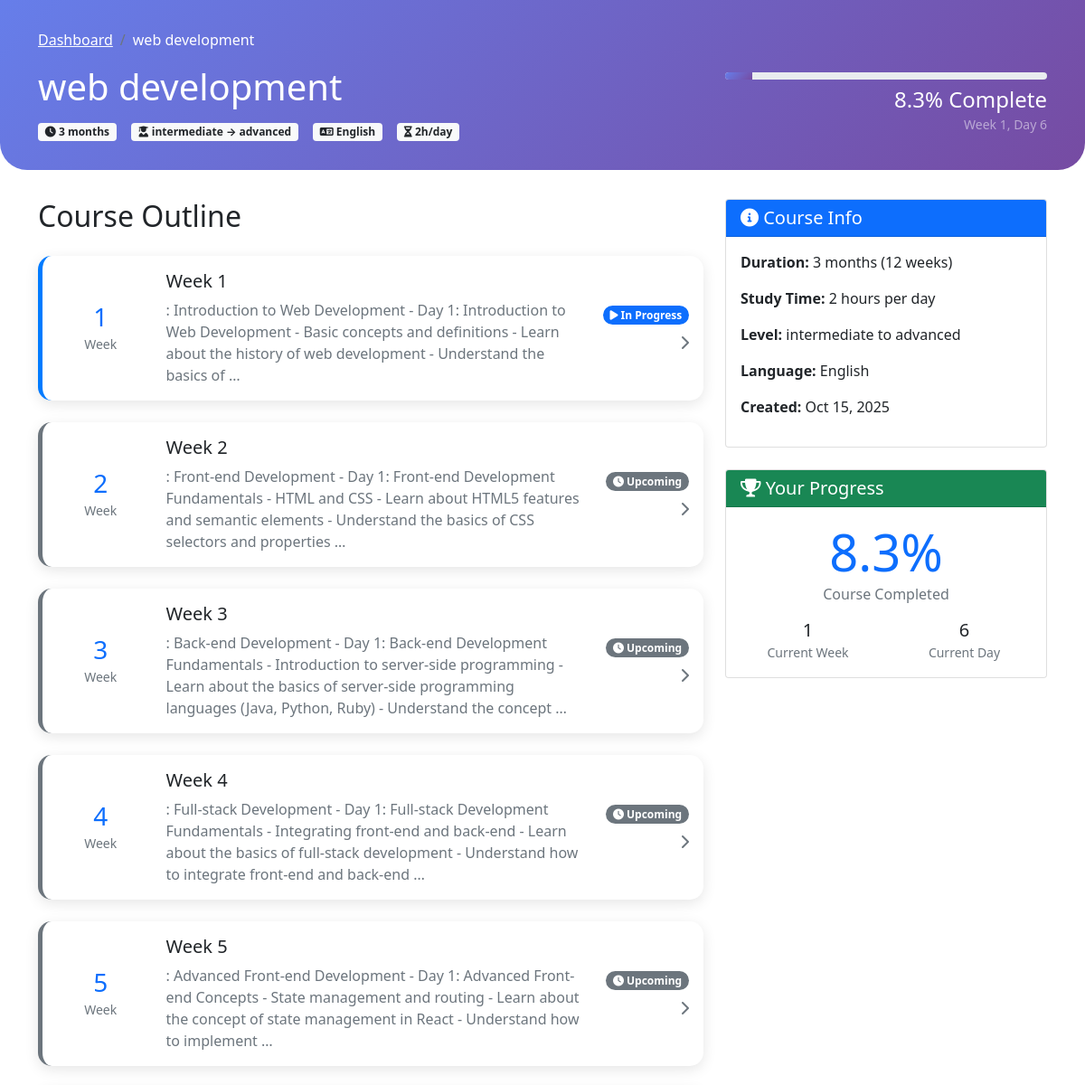
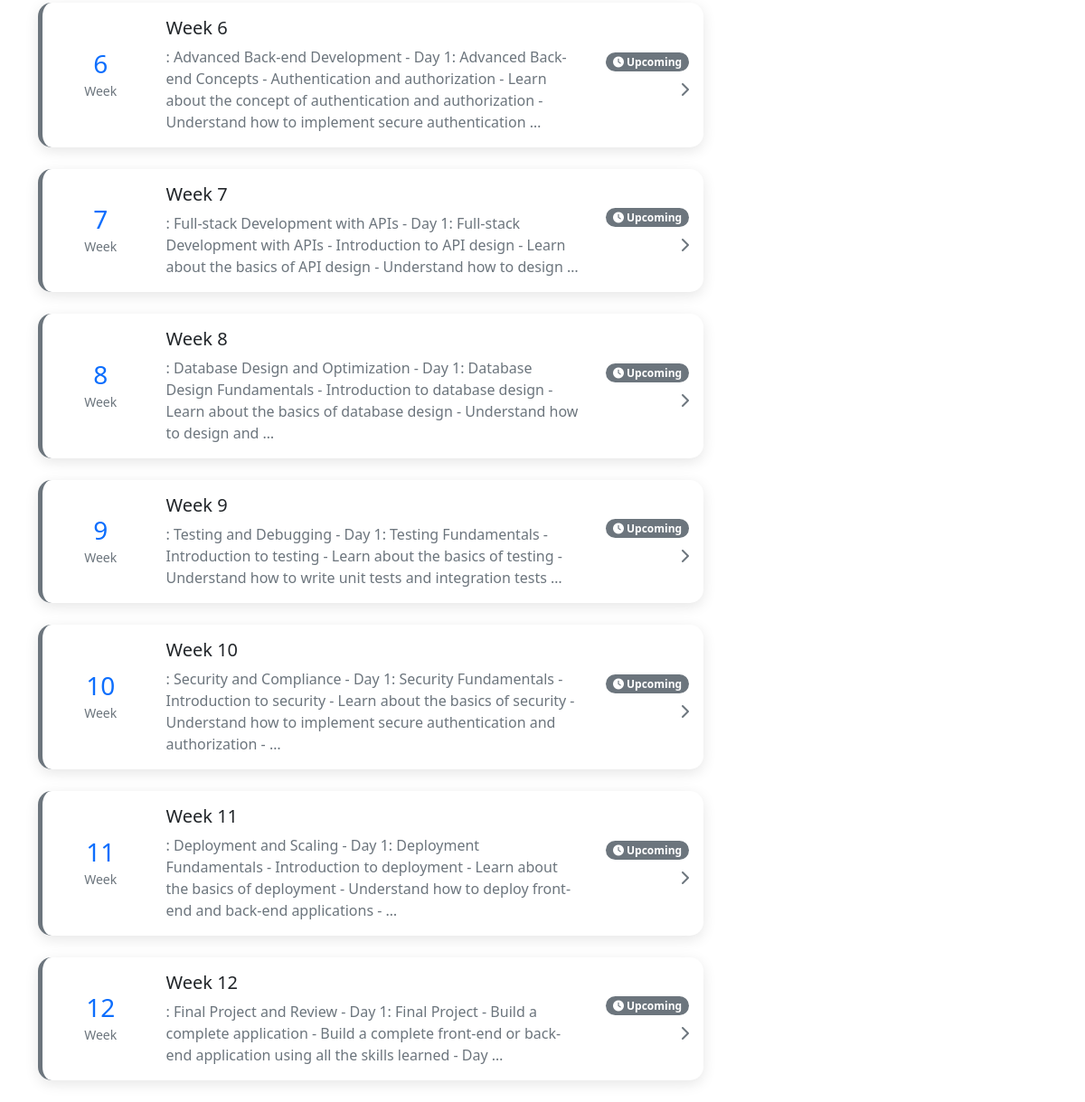
The app's page /course/7/ (signed in) with its own data (2 pictures, top to bottom).
### coursebuilder/models.py (models this page shows, shortened)
class Course(models.Model):
    title = models.CharField(max_length=200)
    description = models.TextField(blank=True)
    duration = models.IntegerField()  # in months
    hours_per_day = models.IntegerField(default=2)
    level_has = models.CharField(max_length=100)
    level_required = models.CharField(max_length=100)
    language = models.CharField(max_length=50)
    outline = models.TextField()  # generated outline
    created_at = models.DateTimeField(auto_now_add=True)

class UserProgress(models.Model):
    user = models.ForeignKey(User, on_delete=models.CASCADE)
    course = models.ForeignKey(Course, on_delete=models.CASCADE)
    current_week = models.IntegerField(default=1)
    current_day = models.IntegerField(default=1)
    completed_weeks = models.JSONField(default=list)
    completed_days = models.JSONField(default=list)
    completed_quizzes = models.JSONField(default=list)
    completed_assignments = models.JSONField(default=list)
    is_completed = models.BooleanField(default=False)
    enrolled_at = models.DateTimeField(auto_now_add=True)
    last_accessed = models.DateTimeField(auto_now=True)
    class Meta:
        unique_together = ['user', 'course']
    def get_progress_percentage(self):
        total_weeks = self.course.weeks.count()
        total_quizzes = sum(week.quizzes.count() for week in self.course.weeks.all())
        total_assignments = sum(week.assignments.count() for week in self.course.weeks.all())
        completed_count = len(self.completed_days) + len(self.completed_quizzes) + len(self.completed_assignments)
        total_items = (total_weeks * 6) + total_quizzes + total_assignments  # 6 days per week assumed
        if total_items == 0:
            return 0
        return min(100, (completed_count / total_items) * 100)

class Week(models.Model):
    course = models.ForeignKey(Course, on_delete=models.CASCADE, related_name='weeks')
    week_number = models.IntegerField()
    title = models.CharField(max_length=200)
    content = models.TextField()
    class Meta:
        ordering = ['week_number']

### coursebuilder/views.py (the view)
# urls.py: path('course/<int:course_id>/', views.course_detail, name='course_detail'),
@login_required
def course_detail(request, course_id):
    course = get_object_or_404(Course, id=course_id)
    user_progress = get_object_or_404(UserProgress, user=request.user, course=course)
    weeks = course.weeks.all().order_by('week_number')
    return render(request, 'course_detail.html', {
        'course': course,
        'user_progress': user_progress,
        'weeks': weeks
    })

### templates/course_detail.html (shortened to what this page needs)
<!DOCTYPE html>
<html>
<head>
    <link href="https://cdn.jsdelivr.net/npm/bootstrap@5.1.3/dist/css/bootstrap.min.css" rel="stylesheet">
    <link rel="stylesheet" href="https://cdnjs.cloudflare.com/ajax/libs/font-awesome/6.0.0/css/all.min.css">
</head>
<body>
    <div class="course-header">
        <div class="container">
            <nav aria-label="breadcrumb">
                <ol class="breadcrumb">
                    <li class="breadcrumb-item"><a href="{% url 'dashboard' %}" class="text-white">Dashboard</a></li>
                    <li class="breadcrumb-item active text-white">{{ course.title }}</li>
                </ol>
            </nav>
            <div class="row align-items-center">
                <div class="col-md-8">
                    <h1>{{ course.title }}</h1>
                    <div class="d-flex flex-wrap gap-3 mt-3">
                        <span class="badge bg-light text-dark">
                            <i class="fas fa-clock"></i> {{ course.duration }} months
                        </span>
                        <span class="badge bg-light text-dark">
                            <i class="fas fa-user-graduate"></i> {{ course.level_has }} → {{ course.level_required }}
                        </span>
                        <span class="badge bg-light text-dark">
                            <i class="fas fa-language"></i> {{ course.language }}
                        </span>
                        <span class="badge bg-light text-dark">
                            <i class="fas fa-hourglass"></i> {{ course.hours_per_day }}h/day
                        </span>
                    </div>
                </div>
                <div class="col-md-4 text-end">
                    <div class="progress-wrapper">
                        <div class="progress mb-2">
                            <div class="progress-bar" role="progressbar"
                                 style="width: {{ user_progress.get_progress_percentage }}%; background: linear-gradient(135deg, #667eea 0%, #764ba2 100%);">
                            </div>
                        </div>
                        <h4 class="mb-0">{{ user_progress.get_progress_percentage|floatformat:1 }}% Complete</h4>
                        <small class="text-white-50">
                            Week {{ user_progress.current_week }}, Day {{ user_progress.current_day }}
                        </small>
                    </div>
                </div>
            </div>
        </div>
    </div>
    <div class="container">
        <div class="row">
            <div class="col-md-8">
                <h2 class="mb-4">Course Outline</h2>
                <div class="weeks-container">
                    {% for week in weeks %}
                    <div class="card week-card {% if week.week_number < user_progress.current_week %}completed{% elif week.week_number == user_progress.current_week %}in-progress{% else %}upcoming{% endif %}"
                         onclick="location.href='{% url 'week_detail' course.id week.week_number %}'">
                        <div class="card-body">
                            <div class="row align-items-center">
                                <div class="col-2 text-center">
                                    <div class="week-number">
                                        <h3 class="mb-0 text-primary">{{ week.week_number }}</h3>
                                        <small class="text-muted">Week</small>
                                    </div>
                                </div>
                                <div class="col-8">
                                    <h5 class="card-title">{{ week.title }}</h5>
                                    <p class="card-text text-muted">{{ week.content|truncatewords:30 }}</p>
                                </div>
                                <div class="col-2 text-end">
                                    <span class="badge {% if week.week_number < user_progress.current_week %}bg-success{% elif week.week_number == user_progress.current_week %}bg-primary{% else %}bg-secondary{% endif %} rounded-pill">
                                        {% if week.week_number < user_progress.current_week %}
                                            <i class="fas fa-check"></i> Completed
                                        {% elif week.week_number == user_progress.current_week %}
                                            <i class="fas fa-play"></i> In Progress
                                        {% else %}
                                            <i class="fas fa-clock"></i> Upcoming
                                        {% endif %}
                                    </span>
                                    <div class="mt-2">
                                        <i class="fas fa-chevron-right text-muted"></i>
                                    </div>
                                </div>
                            </div>
                        </div>
                    </div>
                    {% endfor %}
                </div>
            </div>
            <div class="col-md-4">
                <div class="card">
                    <div class="card-header bg-primary text-white">
                        <h5 class="mb-0"><i class="fas fa-info-circle"></i> Course Info</h5>
                    </div>
                    <div class="card-body">
                        <div class="mb-3">
                            <strong>Duration:</strong> {{ course.duration }} months ({{ weeks|length }} weeks)
                        </div>
                        <div class="mb-3">
                            <strong>Study Time:</strong> {{ course.hours_per_day }} hours per day
                        </div>
                        <div class="mb-3">
                            <strong>Level:</strong> {{ course.level_has }} to {{ course.level_required }}
                        </div>
                        <div class="mb-3">
                            <strong>Language:</strong> {{ course.language }}
                        </div>
                        <div class="mb-3">
                            <strong>Created:</strong> {{ course.created_at|date:"M d, Y" }}
                        </div>
                    </div>
                </div>
                <div class="card mt-4">
                    <div class="card-header bg-success text-white">
                        <h5 class="mb-0"><i class="fas fa-trophy"></i> Your Progress</h5>
                    </div>
                    <div class="card-body text-center">
                        <div class="mb-3">
                            <div class="display-4 text-primary">{{ user_progress.get_progress_percentage|floatformat:1 }}%</div>
                            <div class="text-muted">Course Completed</div>
                        </div>
                        <div class="row text-center">
                            <div class="col-6">
                                <div class="h5 mb-0">{{ user_progress.current_week }}</div>
                                <small class="text-muted">Current Week</small>
                            </div>
                            <div class="col-6">
                                <div class="h5 mb-0">{{ user_progress.current_day }}</div>
                                <small class="text-muted">Current Day</small>
                            </div>
                        </div>
                    </div>
                </div>
            </div>
        </div>
    </div>
</body>
</html>

### templates/course_detail.html (style rules this page uses)
.week-card { border: none; border-radius: 15px; box-shadow: 0 4px 15px rgba(0, 0, 0, 0.1); transition: all 0.3s ease; margin-bottom: 1.5rem; cursor: pointer; }
.week-card.in-progress { border-left: 5px solid #007bff; }
.week-card.upcoming { border-left: 5px solid #6c757d; }
.progress { height: 8px; border-radius: 10px; }
.course-header { background: linear-gradient(135deg, #667eea 0%, #764ba2 100%); color: white; padding: 2rem 0; border-radius: 0 0 30px 30px; margin-bottom: 2rem; }

### records on screen
Course: title "web development", duration "3", level_has "intermediate", level_required "advanced", language "English", hours_per_day "2", created_at "Oct 15, 2025"
UserProgress: get_progress_percentage "8.3", current_week "1", current_day "6"
Week: week_number "1", title "Week 1", content ": Introduction to Web Development - Day 1: Introduction to Web Development - Basic concepts and definitions - Learn about the history of web development - Understand the basics of …", shows "In Progress"
Week: week_number "2", title "Week 2", content ": Front-end Development - Day 1: Front-end Development Fundamentals - HTML and CSS - Learn about HTML5 features and semantic elements - Understand the basics of CSS selectors and properties …", shows "Upcoming"
Week: week_number "3", title "Week 3", content ": Back-end Development - Day 1: Back-end Development Fundamentals - Introduction to server-side programming - Learn about the basics of server-side programming languages (Java, Python, Ruby) - Understand the concept …", shows "Upcoming"
Week: week_number "4", title "Week 4", content ": Full-stack Development - Day 1: Full-stack Development Fundamentals - Integrating front-end and back-end - Learn about the basics of full-stack development - Understand how to integrate front-end and back-end …", shows "Upcoming"
Week: week_number "5", title "Week 5", content ": Advanced Front-end Development - Day 1: Advanced Front-end Concepts - State management and routing - Learn about the concept of state management in React - Understand how to implement …", shows "Upcoming"
Week: week_number "6", title "Week 6", content ": Advanced Back-end Development - Day 1: Advanced Back-end Concepts - Authentication and authorization - Learn about the concept of authentication and authorization - Understand how to implement secure authentication …", shows "Upcoming"
Week: week_number "7", title "Week 7", content ": Full-stack Development with APIs - Day 1: Full-stack Development with APIs - Introduction to API design - Learn about the basics of API design - Understand how to design …", shows "Upcoming"
Week: week_number "8", title "Week 8", content ": Database Design and Optimization - Day 1: Database Design Fundamentals - Introduction to database design - Learn about the basics of database design - Understand how to design and …", shows "Upcoming"
Week: week_number "9", title "Week 9", content ": Testing and Debugging - Day 1: Testing Fundamentals - Introduction to testing - Learn about the basics of testing - Understand how to write unit tests and integration tests …", shows "Upcoming"
Week: week_number "10", title "Week 10", content ": Security and Compliance - Day 1: Security Fundamentals - Introduction to security - Learn about the basics of security - Understand how to implement secure authentication and authorization - …", shows "Upcoming"
Week: week_number "11", title "Week 11", content ": Deployment and Scaling - Day 1: Deployment Fundamentals - Introduction to deployment - Learn about the basics of deployment - Understand how to deploy front-end and back-end applications - …", shows "Upcoming"
Week: week_number "12", title "Week 12", content ": Final Project and Review - Day 1: Final Project - Build a complete application - Build a complete front-end or back-end application using all the skills learned - Day …", shows "Upcoming"

### other values on screen
{{ weeks|length }} "12"
